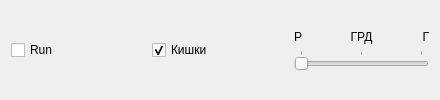
     <widget class="QFrame" name="frame_2">
      <property name="sizePolicy">
       <sizepolicy hsizetype="Fixed" vsizetype="Fixed">
        <horstretch>0</horstretch>
        <verstretch>0</verstretch>
       </sizepolicy>
      </property>
      <property name="minimumSize">
       <size>
        <width>440</width>
        <height>40</height>
       </size>
      </property>
      <property name="frameShape">
       <enum>QFrame::NoFrame</enum>
      </property>
      <property name="frameShadow">
       <enum>QFrame::Raised</enum>
      </property>
      <layout class="QGridLayout" name="gridLayout">
       <property name="topMargin">
        <number>0</number>
       </property>
       <property name="bottomMargin">
        <number>0</number>
       </property>
       <item row="0" column="0">
        <widget class="QCheckBox" name="runCheck">
         <property name="text">
          <string>Run</string>
         </property>
        </widget>
       </item>
       <item row="0" column="1">
        <widget class="QCheckBox" name="showVariables">
         <property name="autoFillBackground">
          <bool>false</bool>
         </property>
         <property name="text">
          <string>Кишки</string>
         </property>
         <property name="checked">
          <bool>true</bool>
         </property>
        </widget>
       </item>
       <item row="0" column="2">
        <layout class="QGridLayout" name="gridLayout_3">
         <item row="0" column="0">
          <widget class="QLabel" name="label_4">
           <property name="text">
            <string>Р</string>
           </property>
          </widget>
         </item>
         <item row="0" column="1">
          <widget class="QLabel" name="label_5">
           <property name="text">
            <string>ГРД</string>
           </property>
           <property name="alignment">
            <set>Qt::AlignCenter</set>
           </property>
          </widget>
         </item>
         <item row="0" column="2">
          <widget class="QLabel" name="label_6">
           <property name="text">
            <string>Г</string>
           </property>
           <property name="alignment">
            <set>Qt::AlignRight|Qt::AlignTrailing|Qt::AlignVCenter</set>
           </property>
          </widget>
         </item>
         <item row="1" column="0" colspan="3">
          <widget class="QSlider" name="modeSlider">
           <property name="minimum">
            <number>1</number>
           </property>
           <property name="maximum">
            <number>3</number>
           </property>
           <property name="pageStep">
            <number>1</number>
           </property>
           <property name="orientation">
            <enum>Qt::Horizontal</enum>
           </property>
           <property name="invertedAppearance">
            <bool>false</bool>
           </property>
           <property name="invertedControls">
            <bool>false</bool>
           </property>
           <property name="tickPosition">
            <enum>QSlider::TicksAbove</enum>
           </property>
           <property name="tickInterval">
            <number>1</number>
           </property>
          </widget>
         </item>
        </layout>
       </item>
      </layout>
     </widget>
